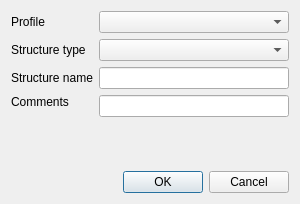
<?xml version="1.0" encoding="UTF-8"?>
<ui version="4.0">
 <class>Form</class>
 <widget class="QWidget" name="Form">
  <property name="geometry">
   <rect>
    <x>0</x>
    <y>0</y>
    <width>300</width>
    <height>204</height>
   </rect>
  </property>
  <property name="minimumSize">
   <size>
    <width>300</width>
    <height>0</height>
   </size>
  </property>
  <property name="windowTitle">
   <string>New Hydraulic Structure</string>
  </property>
  <layout class="QVBoxLayout" name="verticalLayout">
   <item>
    <layout class="QGridLayout" name="gridLayout">
     <item row="2" column="1">
      <widget class="QLineEdit" name="txt_name"/>
     </item>
     <item row="2" column="0">
      <widget class="QLabel" name="lbl_name">
       <property name="text">
        <string>Structure name</string>
       </property>
      </widget>
     </item>
     <item row="1" column="1">
      <widget class="QComboBox" name="cb_type">
       <property name="sizePolicy">
        <sizepolicy hsizetype="MinimumExpanding" vsizetype="Fixed">
         <horstretch>0</horstretch>
         <verstretch>0</verstretch>
        </sizepolicy>
       </property>
      </widget>
     </item>
     <item row="0" column="0">
      <widget class="QLabel" name="lbl_profil">
       <property name="text">
        <string>Profile</string>
       </property>
      </widget>
     </item>
     <item row="0" column="1">
      <widget class="QComboBox" name="cb_profil">
       <property name="sizePolicy">
        <sizepolicy hsizetype="MinimumExpanding" vsizetype="Fixed">
         <horstretch>0</horstretch>
         <verstretch>0</verstretch>
        </sizepolicy>
       </property>
      </widget>
     </item>
     <item row="1" column="0">
      <widget class="QLabel" name="lbl_type">
       <property name="text">
        <string>Structure type</string>
       </property>
      </widget>
     </item>
     <item row="3" column="0">
      <widget class="QLabel" name="lbl_comment">
       <property name="text">
        <string>Comments</string>
       </property>
       <property name="alignment">
        <set>Qt::AlignLeading|Qt::AlignLeft|Qt::AlignTop</set>
       </property>
      </widget>
     </item>
     <item row="3" column="1">
      <widget class="QLineEdit" name="txt_comment"/>
     </item>
    </layout>
   </item>
   <item>
    <spacer name="verticalSpacer">
     <property name="orientation">
      <enum>Qt::Vertical</enum>
     </property>
     <property name="sizeHint" stdset="0">
      <size>
       <width>20</width>
       <height>10</height>
      </size>
     </property>
    </spacer>
   </item>
   <item>
    <widget class="QDialogButtonBox" name="b_ok">
     <property name="standardButtons">
      <set>QDialogButtonBox::Cancel|QDialogButtonBox::Ok</set>
     </property>
    </widget>
   </item>
  </layout>
 </widget>
 <resources/>
 <connections/>
</ui>
